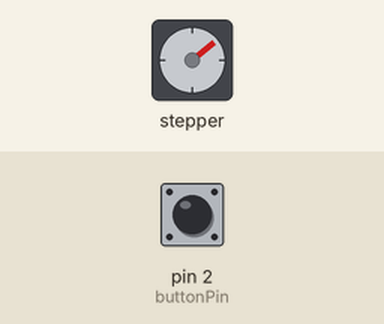
This sketch was run on a simulated Arduino Uno, built with avr-gcc and run on an emulated ATmega328P. Parts: stepper motor. The test bench sets the inputs (shaded band); at power-on: pin 2 (buttonPin) HIGH. Stepper angles assume 2048 steps per turn.

Above: at 1.2 s.
1.3 s: pin 2 (buttonPin) pulled LOW for 0.15 s
At 1.66 s:
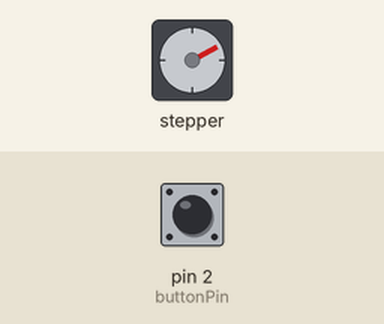
4.4 s: pin 2 (buttonPin) pulled LOW for 1 s
At 4.68 s:
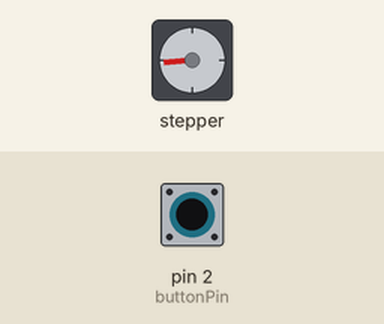
Timing chart, 0 to 17.4 s (numbered marks = the images above; inputs shaded):
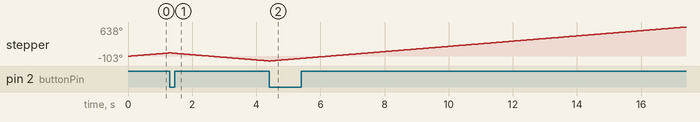

The sketch:

35_Understanding_How_to_Use_a_Stepper_Motor.ino
```cpp
#include <Stepper.h>
int stepsPerRevolution = 2048;
int motorSpeed = 10;
int delayTime = 500;
Stepper myStepper(stepsPerRevolution, 8, 10, 9, 11);

int buttonPin = 2;
int currentButtonState = 0;
int previousButtonState;
int direction = 1;

void setup() {
  // put your setup code here, to run once:
  Serial.begin(9600);
  myStepper.setSpeed(motorSpeed);
  pinMode(buttonPin, INPUT);
  digitalWrite(buttonPin, HIGH);
}

void loop() {
  // put your main code here, to run repeatedly:
  currentButtonState = digitalRead(buttonPin);

  /*
  if (previousButtonState == 0 && currentButtonState == 1) {
    if (direction == 0) {
      myStepper.step(-stepsPerRevolution);
      direction = 1;
    } else {
      myStepper.step(stepsPerRevolution);
      direction = 0;
    }
  }

  previousButtonState = currentButtonState;
  */

  if (previousButtonState == 1 && currentButtonState == 0) {
    direction = direction * (-1);
  }
  myStepper.step(direction * 1);
  previousButtonState = currentButtonState;
}

/*
IN1 - PIN 8
IN2 - PIN 9
IN3 - PIN 10
IN4 - PIN 11
*/

/* HOMEWORK
Incorporate button into project
Motor run forward continously
When you press the button, motor switches direction
*/
```
